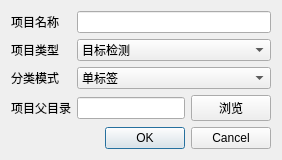
<?xml version="1.0" encoding="UTF-8"?>
<ui version="4.0">
 <class>CreateProjectDialog</class>
 <widget class="QDialog" name="CreateProjectDialog">
  <property name="windowTitle"><string>创建项目</string></property>
  <layout class="QVBoxLayout" name="verticalLayout">
   <item><layout class="QFormLayout" name="formLayout">
    <item row="0" column="0"><widget class="QLabel" name="nameLabel"><property name="text"><string>项目名称</string></property></widget></item>
    <item row="0" column="1"><widget class="QLineEdit" name="nameEdit"/></item>
    <item row="1" column="0"><widget class="QLabel" name="typeLabel"><property name="text"><string>项目类型</string></property></widget></item>
    <item row="1" column="1"><widget class="QComboBox" name="projectTypeComboBox">
     <item><property name="text"><string>目标检测</string></property><property name="userData"><string>detection</string></property></item>
     <item><property name="text"><string>图像分类</string></property><property name="userData"><string>classification</string></property></item>
     <item><property name="text"><string>实例分割</string></property><property name="userData"><string>instance_segmentation</string></property></item>
     <item><property name="text"><string>语义分割</string></property><property name="userData"><string>semantic_segmentation</string></property></item>
     <item><property name="text"><string>异常检测</string></property><property name="userData"><string>anomaly_detection</string></property></item>
     <item><property name="text"><string>线段检测</string></property><property name="userData"><string>line_detection</string></property></item>
     <item><property name="text"><string>OCR 检测</string></property><property name="userData"><string>ocr_detection</string></property></item>
     <item><property name="text"><string>OCR 识别</string></property><property name="userData"><string>ocr_recognition</string></property></item>
     <item><property name="text"><string>OCR 流水线</string></property><property name="userData"><string>ocr_pipeline</string></property></item>
    </widget></item>
    <item row="2" column="0"><widget class="QLabel" name="classificationLabel"><property name="text"><string>分类模式</string></property></widget></item>
    <item row="2" column="1"><widget class="QComboBox" name="classificationModeComboBox"><item><property name="text"><string>单标签</string></property><property name="userData"><string>single_label</string></property></item><item><property name="text"><string>多标签</string></property><property name="userData"><string>multi_label</string></property></item></widget></item>
    <item row="3" column="0"><widget class="QLabel" name="rootLabel"><property name="text"><string>项目父目录</string></property></widget></item>
    <item row="3" column="1"><layout class="QHBoxLayout" name="rootLayout"><item><widget class="QLineEdit" name="rootEdit"/></item><item><widget class="QPushButton" name="browseButton"><property name="text"><string>浏览</string></property></widget></item></layout></item>
   </layout></item>
   <item><widget class="QDialogButtonBox" name="buttonBox"><property name="standardButtons"><set>QDialogButtonBox::Cancel|QDialogButtonBox::Ok</set></property></widget></item>
  </layout>
 </widget>
 <resources/><connections/>
</ui>
